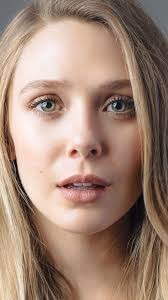
#> input picture olsen.jpg, 168 x 300 px
$ python demo.py
#> lines starting #> are read from the running program, lines starting #| are printed output that depends on the picture
import cv2
sample = cv2.imread("olsen.jpg",0)
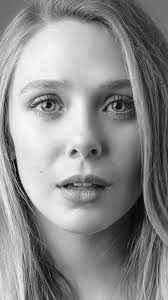
#> sample: shape (300, 168); min 0, max 247, mean 139.3

#> (the run stopped early here; a loop or call above may not have finished)
